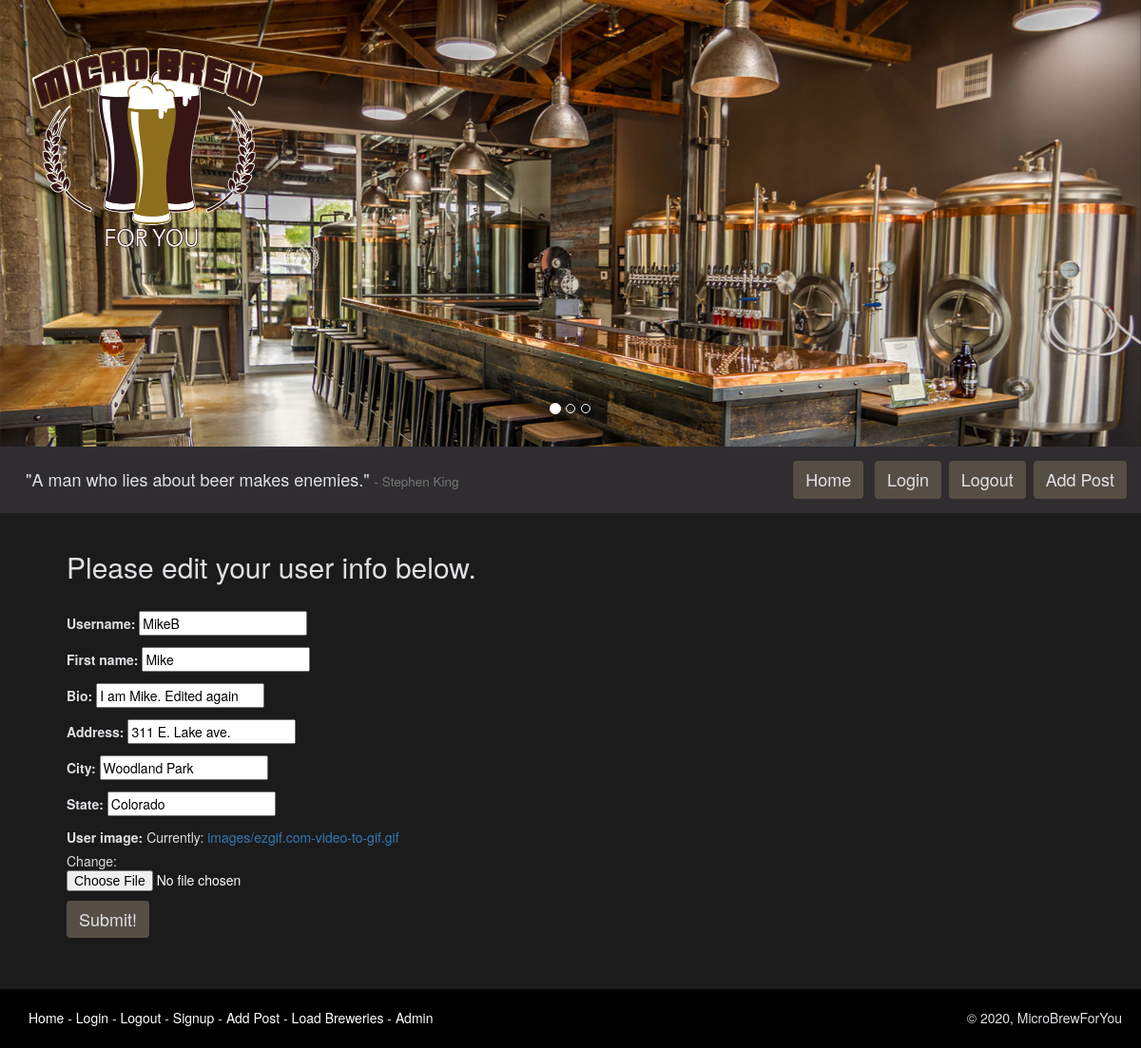
/edituser/1/ (signed in), run on an earlier commit of the app's database.
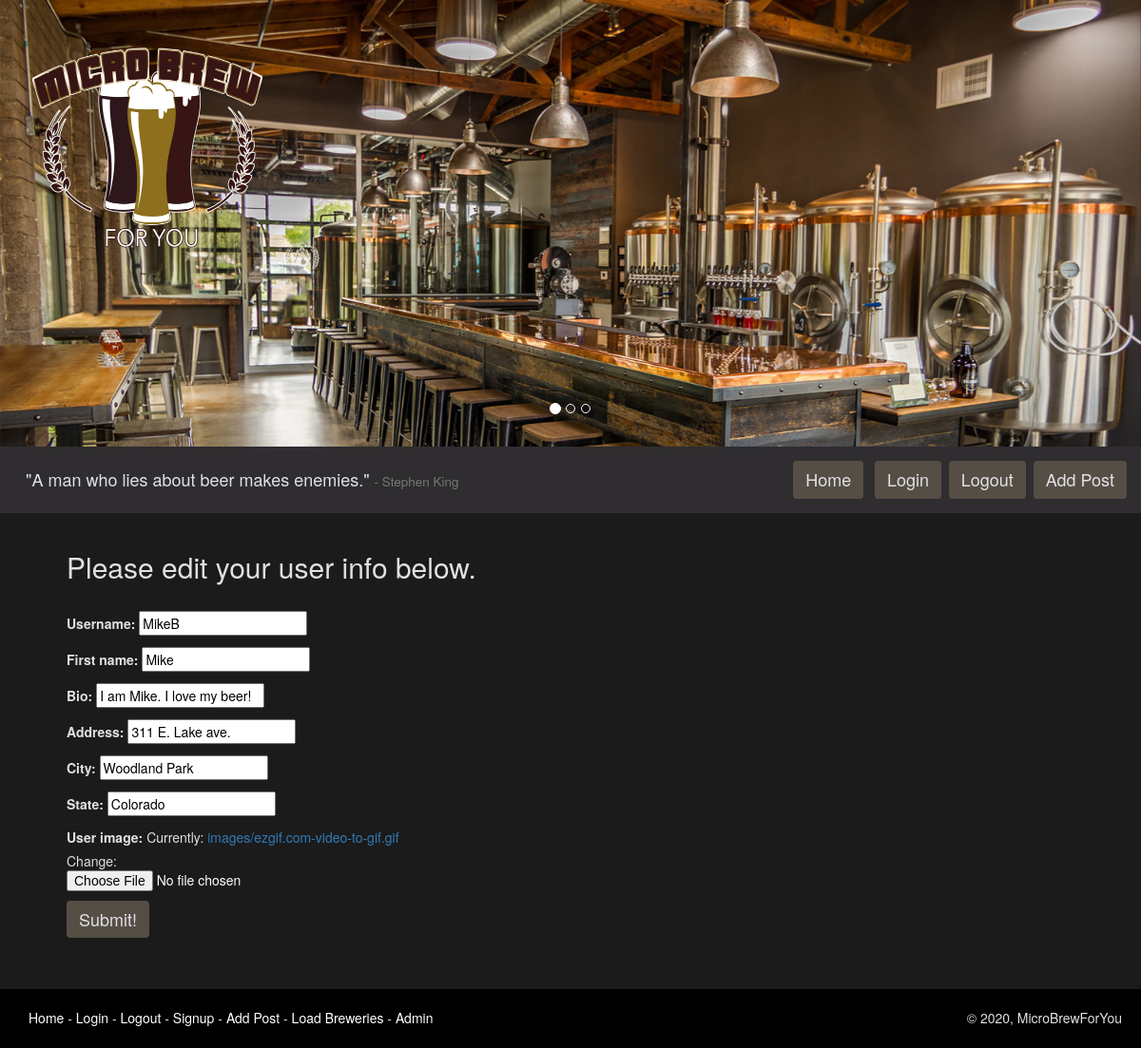
And on a later commit of the database.
### microbrewforyou_app/models.py (models this page shows, shortened)
class CustomUser(AbstractUser):
    bio = models.CharField(max_length=280, default='')
    user_image = models.ImageField(
        upload_to='images/', blank=True)
    users_following = models.ManyToManyField(
        "self", symmetrical=False, related_name='CustomUser')
    fav_breweries = models.ManyToManyField(
        "Breweries", symmetrical=False,
        related_name='fav_breweries', blank=True)
    fav_brewtypes = models.ManyToManyField(
        "BrewTypes", symmetrical=False,
        related_name='fav_brewtypes', blank=True)
    address = models.CharField(max_length=280)
    city = models.CharField(max_length=50)
    state = models.CharField(max_length=50)
    user_since = models.DateTimeField(default=timezone.now)
    REQUIRED_FIELDS = ['first_name', 'bio', 'address', 'city', 'state']

### microbrewforyou_app/views.py (the view, shortened to what this page needs)
def edit_user_view(request, user_id):
    edit_user = CustomUser.objects.filter(id=user_id).first()
    if edit_user == request.user:
        user_form = EditUserForm(initial={'username': edit_user.username,
                                          'first_name': edit_user.first_name,
                                          'bio': edit_user.bio,
                                          'user_image': edit_user.user_image,
                                          'address': edit_user.address,
                                          'city': edit_user.city,
                                          'state': edit_user.state})
        words_quote = "A man who lies about beer makes enemies."
        words_author = "Stephen King"
        return render(request, "edit_user.html",
                      {"form": user_form,
                       "profile_user": request.user,
                       'words_author': words_author,
                       "words_quote": words_quote})
    else:
        return HttpResponseRedirect(reverse(
            "edit_userview", args=[edit_user.id]))

### microbrewforyou_app/forms.py
class EditUserForm(forms.Form):
    username = forms.CharField(max_length=240)
    first_name = forms.CharField(max_length=240)
    bio = forms.CharField(max_length=280)
    address = forms.CharField(max_length=280)
    city = forms.CharField(max_length=50)
    state = forms.CharField(max_length=50)
    user_image = forms.ImageField()

### templates/edit_user.html
{% extends 'base.html' %} {% block content %}
<br />
<h2>Please edit your user info below.</h2>
<br />
<form action="" method="post" enctype="multipart/form-data">
  {% csrf_token %} {{ form.as_p }}
  <input class="btn button-menu" type="submit" value="Submit!" />
</form>
<br />
<br />
{% endblock %}

What changed in the data, as far as the page shows it:
changed CustomUser "MikeB": bio "I am Mike. Edited again" → "I am Mike. I love my beer!"
